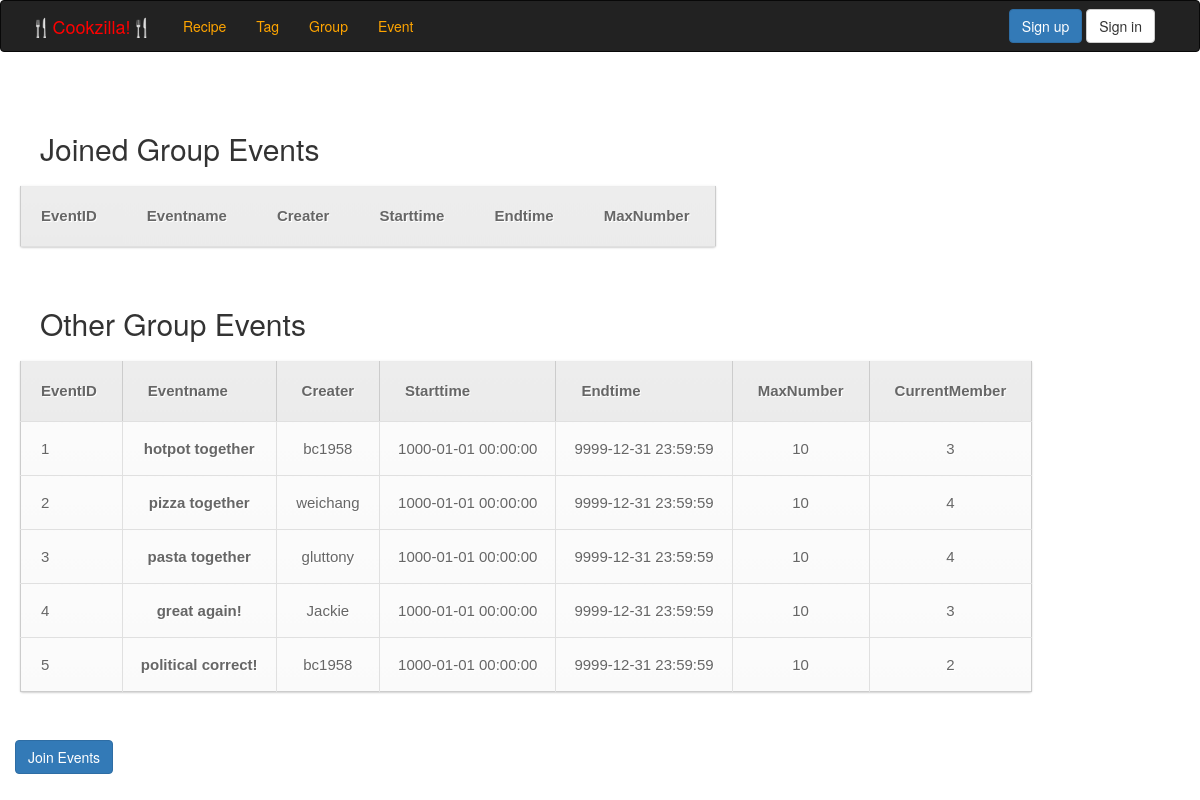
Page /joinEvent.php?gid=1 on the committed database.
### tables this page shows
create table user_event(
	eid int auto_increment,
	gid int,
	ename varchar(40),
	creater varchar(40),
	starttime datetime,
	endtime datetime,
	max_number int,
	primary key (eid),
	foreign key (gid) references user_group(gid),
	foreign key (creater) references users(uname)
)
auto_increment = 10000;

### joinEvent.php (the view, shortened to what this page needs)
<head>
  <link href="css/bootstrap.min.css" rel="stylesheet">
</head>
<body>
<div class="navbar navbar-inverse navbar-extra" >
        <div class="container">
          <div class="navbar-header" >
            <a class="navbar-brand" href="/cookzilla"><font color="red">🍴Cookzilla!🍴</font></a>
          </div>
          <div class="navbar-collapse collapse">
            <ul class="nav navbar-nav">
              <li id="subscribe">
                <a href="/subscribe/"><font color="orange">Recipe</font></a>
              </li>
              <li id="subscribe">
                <a href="/subscribe/"><font color="orange">Tag</font></a>
              </li>
              <li id="subscribe">
                <a href="/subscribe/"><font color="orange">Group</font></a>
              </li>
              <li id="subscribe">
                <a href="/subscribe/"><font color="orange">Event</font></a>
              </li>
            </ul>
            <div class="navbar-form navbar-right">
              <a class="btn btn-primary" href="/cookzilla/signup.php">Sign up</a>
              <a class="btn btn-default" href="/cookzilla/signin.php">Sign in</a>
            </div>
          </div>
        </div>
      </div>
<br>
<?php
$gid = $_GET["gid"];
echo "<h2 style= \"margin-left:40px\"> Joined Group Events</h2>";
echo "
<table>
<tr>
<th>EventID</th>
<th>Eventname</th>
<th>Creater</th>
<th>Starttime</th>
<th>Endtime</th>
<th>MaxNumber</th>
</tr>";
echo "</table>";
echo '<br>';
echo "<h2 style= \"margin-left:40px\"> Other Group Events</h2>";
$result1 = mysql_query("
  SELECT E.eid,E.ename,E.creater,E.starttime,E.endtime,E.max_number, count(rsvp.eid) as currentMember
FROM user_event E,rsvp
WHERE  E.eid = rsvp.eid and E.gid = '$gid'
GROUP BY rsvp.eid");
echo "
<table border='1'>
<tr>
<th>EventID</th>
<th>Eventname</th>
<th>Creater</th>
<th>Starttime</th>
<th>Endtime</th>
<th>MaxNumber</th>
<th>CurrentMember</th>
</tr>";
while($row = mysql_fetch_array($result1))
  {
  echo "<tr>";
  echo "<td>" . $row['eid'] . "</td>";
  echo "<td><a href=\"report.php?eid=".urlencode($row['eid'])."\">".$row['ename']."</a>"."</td>";
  echo "<td>" . $row['creater'] . "</td>";
  echo "<td>" . $row['starttime'] . "</td>";
  echo "<td>" . $row['endtime'] . "</td>";
  echo "<td>" . $row['max_number'] . "</td>";
  echo "<td>" . $row['currentMember'] . "</td>";
  echo "</tr>";
  }
echo "</table>";
echo '<br>';
?>
<div class="navbar-form navbar-left">
              <a class="btn btn-primary" href="/cookzilla/rsvp.php">Join Events</a>
</div>

### joinEvent.php (style rules this page uses)
table a:link { color: #666; font-weight: bold; text-decoration:none; }
table { font-family:Arial, Helvetica, sans-serif; color:#666; font-size:15px; text-shadow: 1px 1px 0px #fff; background:#eaebec; margin:20px; border:#ccc 1px solid; -moz-border-radius:3px; -webkit-border-radius:3px; border-radius:3px; -moz-box-shadow: 0 1px 2px #d1d1d1; -webkit-box-shadow: 0 1px 2px #d1d1d1; box-shadow: 0 1px 2px #d1d1d1; }
table th { padding:21px 25px 22px 25px; border-top:1px solid #fafafa; border-bottom:1px solid #e0e0e0; background: #ededed; background: -webkit-gradient(linear, left top, left bottom, from(#ededed), to(#ebebeb)); background: -moz-linear-gradient(top, #ededed, #ebebeb); }
table th:first-child { text-align: left; padding-left:20px; }
table tr:first-child th:first-child { -moz-border-radius-topleft:3px; -webkit-border-top-left-radius:3px; border-top-left-radius:3px; }
table tr:first-child th:last-child { -moz-border-radius-topright:3px; -webkit-border-top-right-radius:3px; border-top-right-radius:3px; }
table tr { text-align: center; padding-left:20px; }
table tr td:first-child { text-align: left; padding-left:20px; border-left: 0; }
table tr td { padding:18px; border-top: 1px solid #ffffff; border-bottom:1px solid #e0e0e0; border-left: 1px solid #e0e0e0; background: #fafafa; background: -webkit-gradient(linear, left top, left bottom, from(#fbfbfb), to(#fafafa)); background: -moz-linear-gradient(top, #fbfbfb, #fafafa); }
table tr:last-child td { border-bottom:0; }
table tr:last-child td:first-child { -moz-border-radius-bottomleft:3px; -webkit-border-bottom-left-radius:3px; border-bottom-left-radius:3px; }
table tr:last-child td:last-child { -moz-border-radius-bottomright:3px; -webkit-border-bottom-right-radius:3px; border-bottom-right-radius:3px; }

### rows in the picture
user_event: eid "1", ename "hotpot together", creater "bc1958", starttime "1000-01-01 00:00:00", endtime "9999-12-31 23:59:59", max_number "10", currentMember "3"
user_event: eid "2", ename "pizza together", creater "weichang", starttime "1000-01-01 00:00:00", endtime "9999-12-31 23:59:59", max_number "10", currentMember "4"
user_event: eid "3", ename "pasta together", creater "gluttony", starttime "1000-01-01 00:00:00", endtime "9999-12-31 23:59:59", max_number "10", currentMember "4"
user_event: eid "4", ename "great again!", creater "Jackie", starttime "1000-01-01 00:00:00", endtime "9999-12-31 23:59:59", max_number "10", currentMember "3"
user_event: eid "5", ename "political correct!", creater "bc1958", starttime "1000-01-01 00:00:00", endtime "9999-12-31 23:59:59", max_number "10", currentMember "2"
